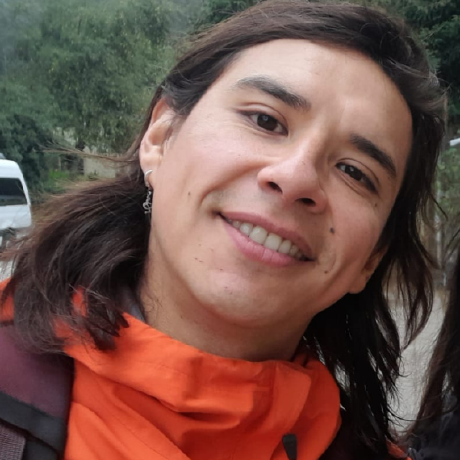
#> input picture 33670451.png, 460 x 460 px
$ python juego_v2.py
#> lines starting #> are read from the running program, lines starting #| are printed output that depends on the picture
import cv2
import numpy as np
import random

W = 1000
H = 500

personaje = cv2.imread("33670451.png")
#> personaje is the input picture: shape (460, 460, 3); mean B, G, R 72.7, 81, 112.4
personaje = cv2.resize(personaje, (80, 80))
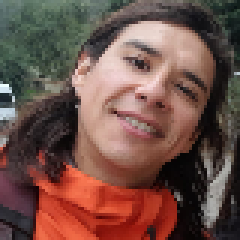
#> personaje: shape (80, 80, 3) (shown 3 times larger); mean B, G, R 72.6, 80.8, 112.2

ancho_p = personaje.shape[1]
#> ancho_p = 80
alto_p = personaje.shape[0]
#> alto_p = 80

x, y = 50, 350
speed = 20

lado = 60
meta = 50

tx = random.randint(0, W - lado)
ty = random.randint(0, H - lado)

puntos = 0
vidas = 3

enemigos = [[random.randint(0, W - lado), -lado]]
vel_enemigo = 15


def hay_colision(xA, yA, anchoA, altoA, xB, yB, anchoB, altoB):
    solapan_en_x = (xA < xB + anchoB) and (xB < xA + anchoA)
    solapan_en_y = (yA < yB + altoB) and (yB < yA + altoA)
    return solapan_en_x and solapan_en_y


def pantalla_final(texto, color):
    final = np.full((H, W, 3), 255, dtype=np.uint8)
    cv2.putText(final, texto, (320, 230), cv2.FONT_HERSHEY_SIMPLEX, 2, color, 4)
    cv2.putText(final, "Puntos: " + str(puntos), (400, 300), cv2.FONT_HERSHEY_SIMPLEX, 1, (0, 0, 0), 2)
    cv2.imshow("Juego v2", final)
    cv2.waitKey(4000)


while True:
    nivel = puntos // 10
    vel_enemigo = 15 + nivel * 3

    while len(enemigos) < 1 + nivel:
        enemigos.append([random.randint(0, W - lado), -random.randint(lado, 500)])

    img = np.full((H, W, 3), 255, dtype=np.uint8)

    img[y:y+alto_p, x:x+ancho_p] = personaje
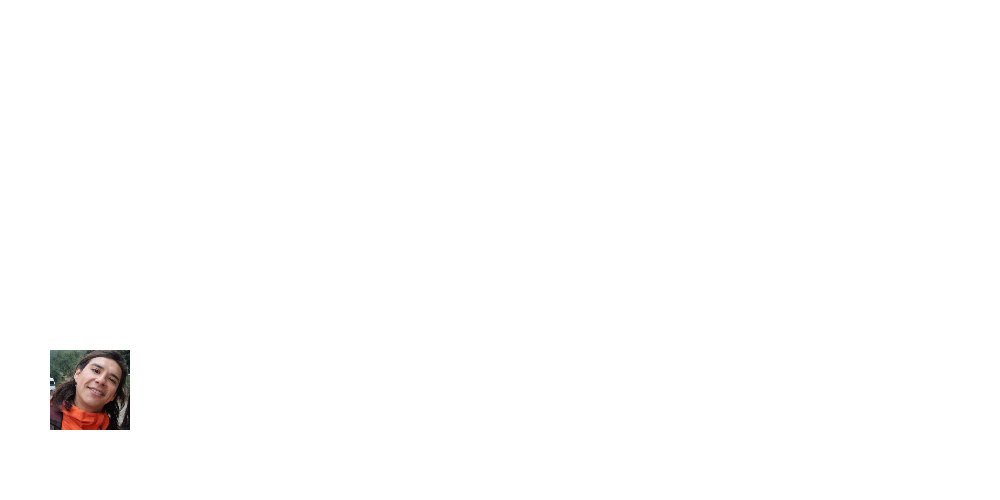
#> img: shape (500, 1000, 3); mean B, G, R 252.7, 252.8, 253.2

    cv2.rectangle(img, (tx, ty), (tx+lado, ty+lado), (0, 200, 255), -1)

    for e in enemigos:
        cv2.rectangle(img, (e[0], e[1]), (e[0]+lado, e[1]+lado), (0, 0, 255), -1)
#> img: shape (500, 1000, 3); mean B, G, R 250.7, 252.3, 253.2

    cv2.putText(img, "Puntos: " + str(puntos) + " / " + str(meta), (10, 30), cv2.FONT_HERSHEY_SIMPLEX, 0.7, (0, 0, 0), 2)
    cv2.putText(img, "Vidas: " + str(vidas), (10, 60), cv2.FONT_HERSHEY_SIMPLEX, 0.7, (0, 0, 0), 2)
    cv2.putText(img, "Nivel: " + str(nivel + 1), (10, 90), cv2.FONT_HERSHEY_SIMPLEX, 0.7, (0, 0, 0), 2)
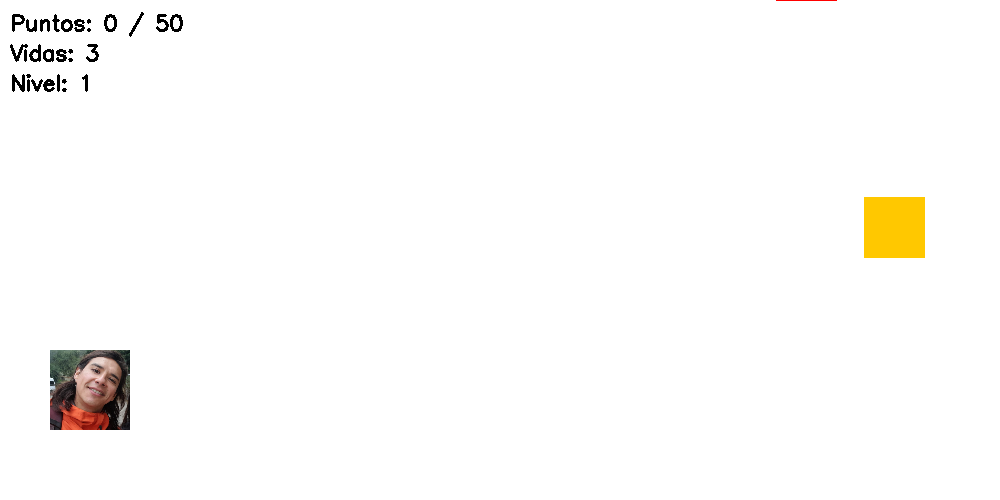
#> img: shape (500, 1000, 3); mean B, G, R 249.7, 251.3, 252.1

    cv2.imshow("Juego v2", img)

    tecla = cv2.waitKey(100) & 0xFF
#> (key q is pressed here)

    if tecla == ord("q"):
        break
    elif tecla == ord("d"):
        x = x + speed
    elif tecla == ord("a"):
        x = x - speed
    elif tecla == ord("w"):
        y = y - speed
    elif tecla == ord("s"):
        y = y + speed

    if x < 0:
        x = 0
    if y < 0:
        y = 0
    if x > W - ancho_p:
        x = W - ancho_p
    if y > H - alto_p:
        y = H - alto_p

    for e in enemigos:
        e[1] = e[1] + vel_enemigo
        if e[1] > H:
            e[0] = random.randint(0, W - lado)
            e[1] = -random.randint(lado, 250)

    if hay_colision(x, y, ancho_p, alto_p, tx, ty, lado, lado):
        puntos = puntos + 1
        tx = random.randint(0, W - lado)
        ty = random.randint(0, H - lado)

    for e in enemigos:
        if hay_colision(x, y, ancho_p, alto_p, e[0], e[1], lado, lado):
            vidas = vidas - 1
            e[0] = random.randint(0, W - lado)
            e[1] = -random.randint(lado, 250)

    if puntos >= meta:
        pantalla_final("Ganaste", (0, 150, 0))
        break

    if vidas <= 0:
        pantalla_final("Fin del juego", (0, 0, 200))
        break

cv2.destroyAllWindows()
